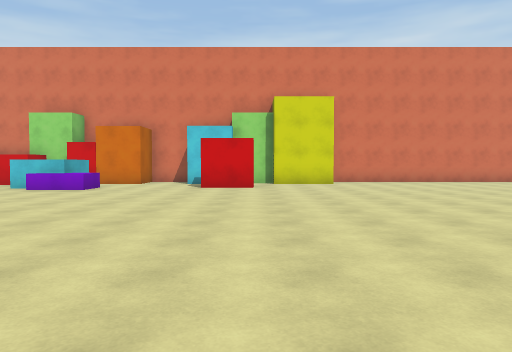
View 1 (above)

20 first-person views from a walk through a scene from a Unity 3-D project. The camera is 1.4 m above the floor, tilts 2° down and sees 70° across. The floor is counted in squares, 2 m on a side. Each view is taken from the middle of a square. On the plan, view 1 faces up. The plan holds only what a view shows up to about 11 squares ahead; the rest is blank. The place goes on beyond the plan. The player is left out.

View 2
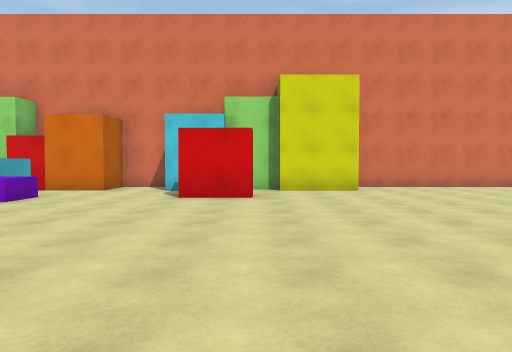

View 3
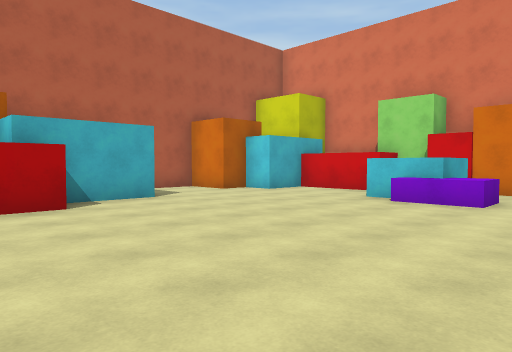

View 4
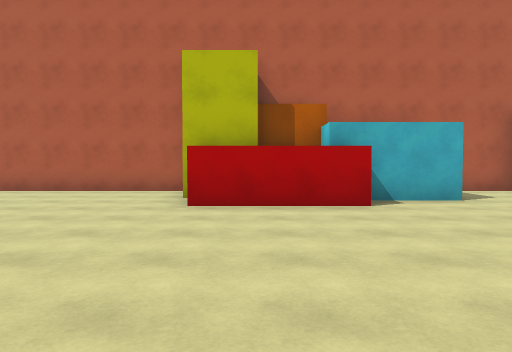

View 5
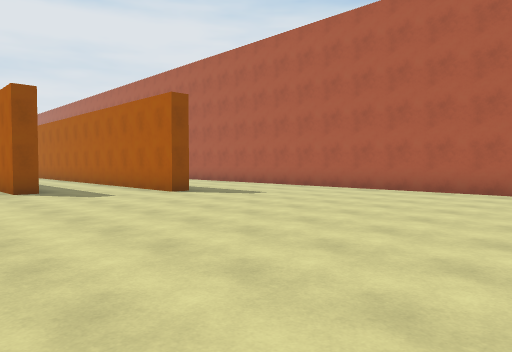

View 6
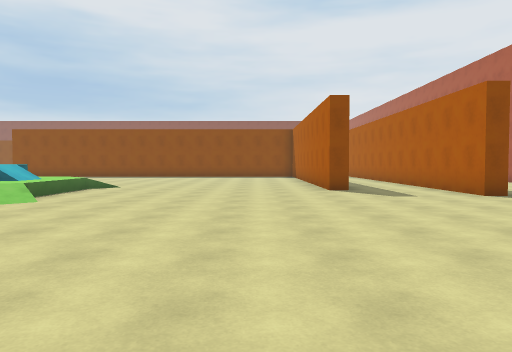

View 7
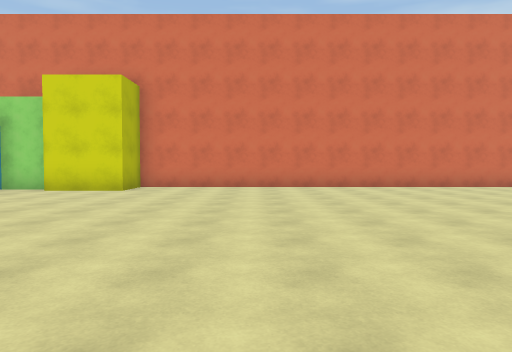

View 8
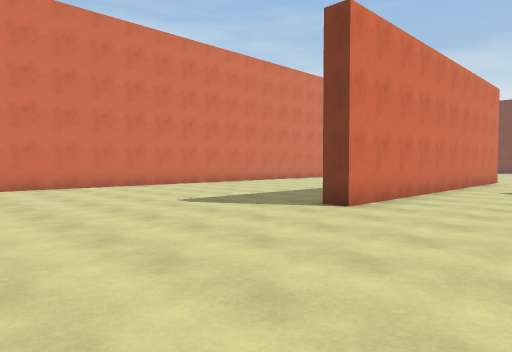

View 9
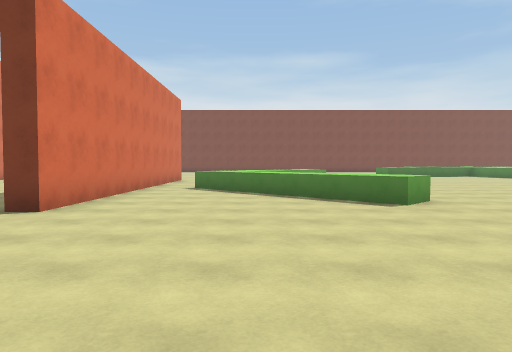

View 10
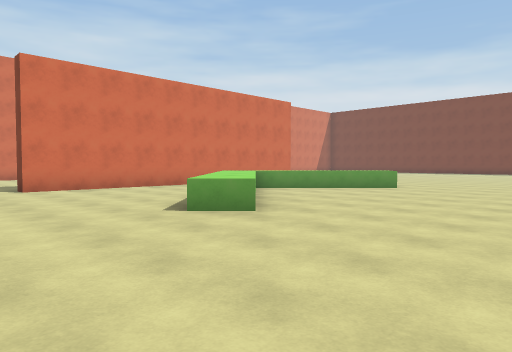

View 11
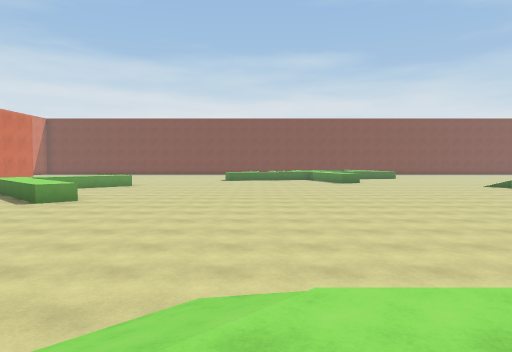

View 12
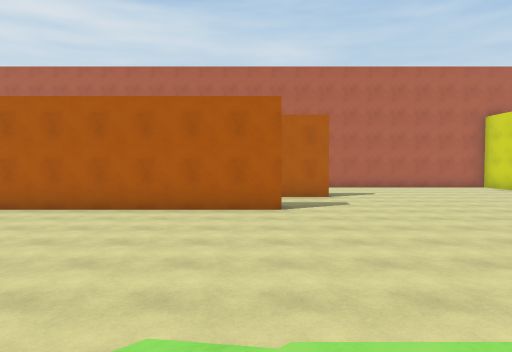

View 13
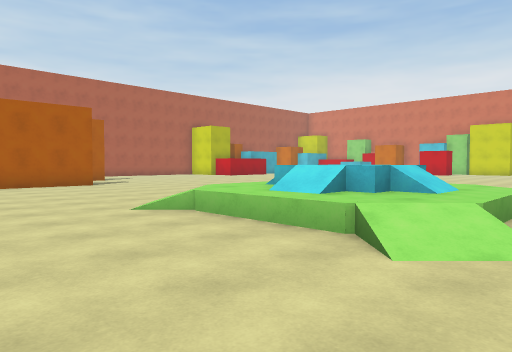

View 14
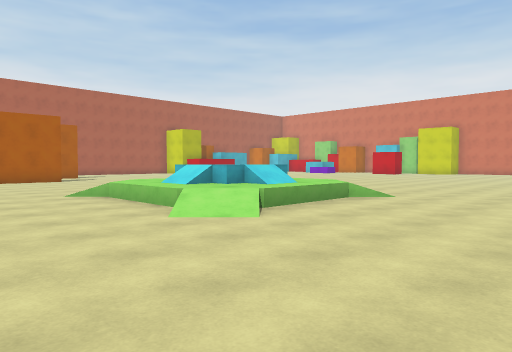

View 15
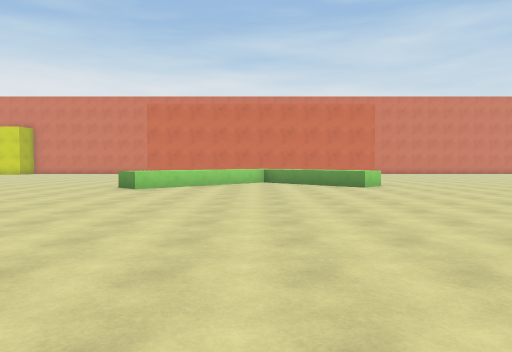

View 16
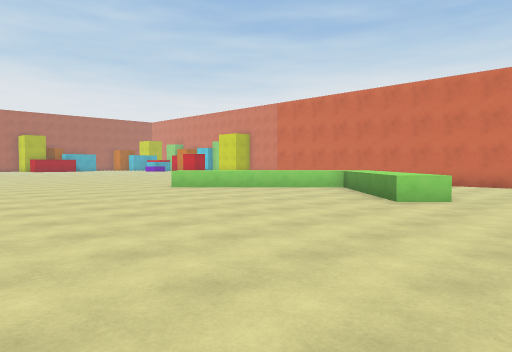

View 17
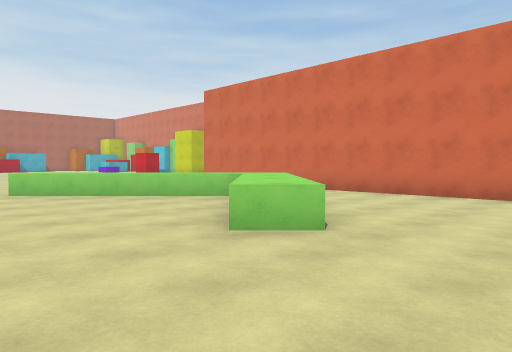

View 18
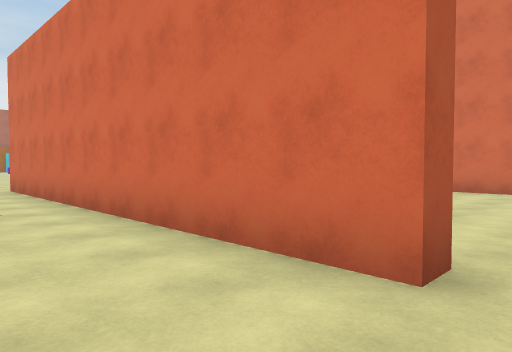

View 19
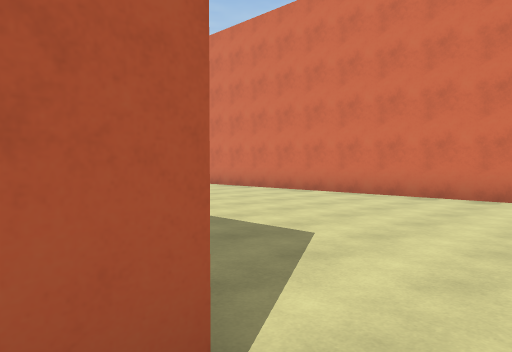

View 20
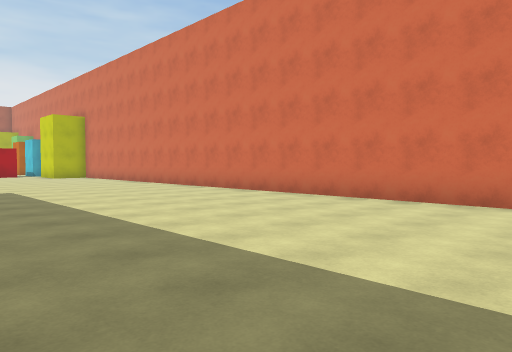

### Floor plan
Key: @ floor where view 1 was taken; # wall or solid block; . main floor; : floor 0.5 m higher than the main floor; / step, stairs or slope; = window, fence, low wall or low ledge; ^ raised ledge; B green block.
Columns run from 13 left of view 1 to 23 right of it. Each row starts with its distance up from view 1.
 14          ###   #####################
 13        ###.#####....................
 12    ###  ............................
 11   ##...#....#.......................
 10 ###....#^...........................
  9 #....................................
  8 #....................................
  7    ........................    ......
  6    #......................##########.
  5    ##................................
  4     #............ ............^^.....
  3     #...........   ..........^^^^...
  2    ##...........     .......^^..^^..
  1 #..............      .....=^^....^...
  0 #............@      .......^.........
 -1 #............      ..................
 -2 #.............    ...................
 -3 #..............   ...................
 -4 #..............    /.................
 -5   ............/B ///.................
 -6    ..#.........:= //.................
 -7     .#.........:/ //.............
 -8      #..#......:////.............
 -9      #..#......B//B/............
-10        .#.................... .
-11         #............... ....
-12         #...     .......   ..

Where each view was taken, in squares from view 1:
view 1: 0 up, 0 right, facing up
view 2: 3 up, 0 right, facing up
view 3: 3 up, 3 left, facing up-left
view 4: 3 up, 3 left, facing left
view 5: 2 up, 3 left, facing down-left
view 6: 2 up, 3 left, facing down
view 7: 3 up, 6 right, facing up
view 8: 3 up, 7 right, facing up-right
view 9: 3 up, 7 right, facing right
view 10: 4 down, 10 right, facing up-right
view 11: 5 down, 4 right, facing right
view 12: 8 down, 3 right, facing left
view 13: 12 down, 7 right, facing up-left
view 14: 12 down, 10 right, facing up-left
view 15: 10 down, 17 right, facing up
view 16: 6 down, 23 right, facing up-left
view 17: 2 down, 23 right, facing up-left
view 18: 4 up, 23 right, facing up-left
view 19: 6 up, 23 right, facing up-left
view 20: 7 up, 21 right, facing up-left
